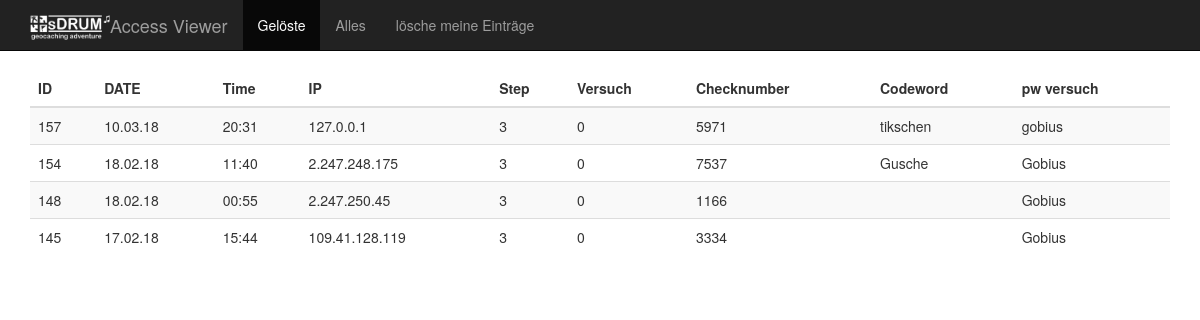
Before: /show_access1.php?a=view&mode=solved with the older database file.
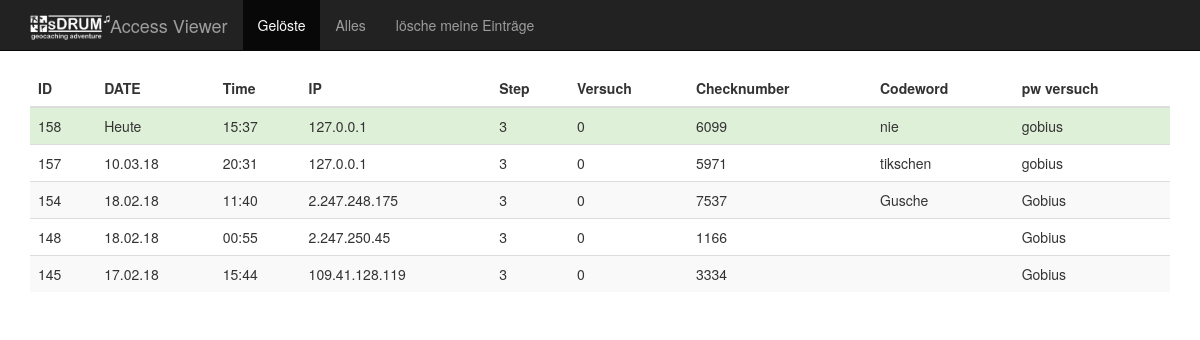
After: the same page with the newer database file.
### tables this page shows
CREATE TABLE "access_list" (
	`id`	INTEGER PRIMARY KEY AUTOINCREMENT,
	`ip_adress`	TEXT,
	`ts`	INTEGER,
	`pw`	TEXT,
	`try`	INTEGER,
	`step`	INTEGER,
	`cross`	INTEGER,
	`codeword`	TEXT
);

### show_access1.php (the view, shortened to what this page needs)
<!DOCTYPE html>
<html lang="de">
  <head>
    <link href="include/bootstrap-3.3.5-dist/css/bootstrap.min.css" rel="stylesheet">
  </head>
  <body>
    <nav class="navbar navbar-default navbar-fixed-top navbar-inverse">
      <div class="container">
        <div class="navbar-header">
          <a class="navbar-brand" href="#">Access Viewer<img src="sDRUM_Logo_invers.png" style="width:80px; float:left;"/></a>
        </div>
        <div id="navbar" class="navbar-collapse collapse">
          <ul class="nav navbar-nav">
            <li class="active"><a href="show_access1.php?a=view&mode=solved">Gelöste</a></li>
            <li><a href="show_access1.php?a=view&mode=all">Alles</a></li>
            <li><a href="show_access1.php?a=drop_me&mode=">lösche meine Einträge</a></li>
          </ul>
        </div>
      </div>
    </nav>
    <div class="container">
   <div class="table-responsive">
<?php
$action = '';
function ts_short($ts)
{
  $temp = bcdiv($ts, 86400, 0);
  return ($temp);
}
function get_table($mode)
{
  $date_ts_now = ts_short(time());
  $db = new SQLite3(DB_NAME);
  if(($mode == '')||($mode == 'solved')){
    $q = "SELECT * FROM access_list WHERE step == 3 ORDER BY ts DESC LIMIT 50";
  }else{
    $q = "SELECT * FROM access_list ORDER BY ts DESC LIMIT 50";
  }
$results = $db->query($q);
  $tbl = '<table class="table table-striped">';
  $tbl .= "<thead style=\"text-align:left;\">";
  $tbl .= "<tr>";
  $tbl .= "<th >ID</th>";
  $tbl .= "<th >DATE</th>";
  $tbl .= "<th >Time</th>";
  $tbl .= "<th >IP</th>";
  $tbl .= "<th >Step</th>";
  $tbl .= "<th >Versuch</th>";
  $tbl .= "<th >Checknumber</th>";
  $tbl .= "<th >Codeword</th>";
  $tbl .= "<th >pw versuch</th>";
  $tbl .= "</tr>";
  $tbl .= "</thead>";
  $tbl .= "<tbody>";
  while ($row = $results->fetchArray()) {
     $css = '';
     $date_ts = ts_short($row['ts']);
     if($date_ts == $date_ts_now){$css = 'class="success"';$datum = "Heute";}else
     if($date_ts == $date_ts_now-1){$css = 'class="info"';$datum = "Gestern";}else
      {
       $datum = date("d.m.y",$row['ts'] );
      }
     $tbl .= "<tr $css>";
     $tbl .= "<td>".$row['id']."</td>";
     $tbl .= "<td>".$datum."</td>";
     $tbl .= "<td>".date("H:i",$row['ts'] )."</td>";
     $tbl .= "<td>".$row['ip_adress']."</td>";
     $tbl .= "<td>".$row['step']."</td>";
     $tbl .= "<td>".$row['try']."</td>";
     $tbl .= "<td>".$row['cross']."</td>";
     $tbl .= "<td>".$row['codeword']."</td>";
     $tbl .= "<td>".$row['pw']."</td>";
     $tbl .= "</tr>";
  }
  $tbl .= "</tbody>";
  $tbl .= '</table>';
  return $tbl;
}
if (isset($_REQUEST['a']))
{
  $action = $_REQUEST['a'];
  $mode = '';
  if(isset($_REQUEST['mode'])){$mode = $_REQUEST['mode'];}
}
if($action == 'view')
{
  print get_table($mode);
}
?>
    </div>
    </div>
  </body>
</html>

### show_access1.php (style rules this page uses)
body { padding-top: 70px; }

Changed rows visible on the page:
added access_list: id "158", ts "Heute", ts "15:37", ip_adress "127.0.0.1", step "3", try "0", cross "6099", codeword "nie", pw "gobius"
